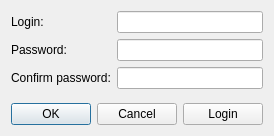
<?xml version="1.0" encoding="UTF-8"?>
<ui version="4.0">
 <class>registrationform</class>
 <widget class="QWidget" name="registrationform">
  <property name="geometry">
   <rect>
    <x>0</x>
    <y>0</y>
    <width>257</width>
    <height>136</height>
   </rect>
  </property>
  <property name="windowTitle">
   <string>Form</string>
  </property>
  <layout class="QVBoxLayout" name="verticalLayout">
   <item>
    <layout class="QFormLayout" name="formLayout">
     <item row="0" column="0">
      <widget class="QLabel" name="label">
       <property name="text">
        <string>Login:</string>
       </property>
      </widget>
     </item>
     <item row="2" column="0">
      <widget class="QLabel" name="label_2">
       <property name="text">
        <string>Confirm password:</string>
       </property>
      </widget>
     </item>
     <item row="1" column="0">
      <widget class="QLabel" name="label_3">
       <property name="text">
        <string>Password:</string>
       </property>
      </widget>
     </item>
     <item row="0" column="1">
      <widget class="QLineEdit" name="LoginEdit"/>
     </item>
     <item row="1" column="1">
      <widget class="QLineEdit" name="passwordEdit">
       <property name="echoMode">
        <enum>QLineEdit::EchoMode::Password</enum>
       </property>
      </widget>
     </item>
     <item row="2" column="1">
      <widget class="QLineEdit" name="confirmpasswordEdit">
       <property name="echoMode">
        <enum>QLineEdit::EchoMode::Password</enum>
       </property>
      </widget>
     </item>
     <item row="3" column="0">
      <spacer name="verticalSpacer">
       <property name="orientation">
        <enum>Qt::Orientation::Vertical</enum>
       </property>
       <property name="sizeHint" stdset="0">
        <size>
         <width>20</width>
         <height>40</height>
        </size>
       </property>
      </spacer>
     </item>
    </layout>
   </item>
   <item>
    <layout class="QHBoxLayout" name="horizontalLayout">
     <item>
      <widget class="QDialogButtonBox" name="buttonBox">
       <property name="standardButtons">
        <set>QDialogButtonBox::StandardButton::Cancel|QDialogButtonBox::StandardButton::Ok</set>
       </property>
      </widget>
     </item>
     <item>
      <widget class="QPushButton" name="loginButton">
       <property name="text">
        <string>Login</string>
       </property>
      </widget>
     </item>
    </layout>
   </item>
  </layout>
 </widget>
 <resources/>
 <connections/>
</ui>
